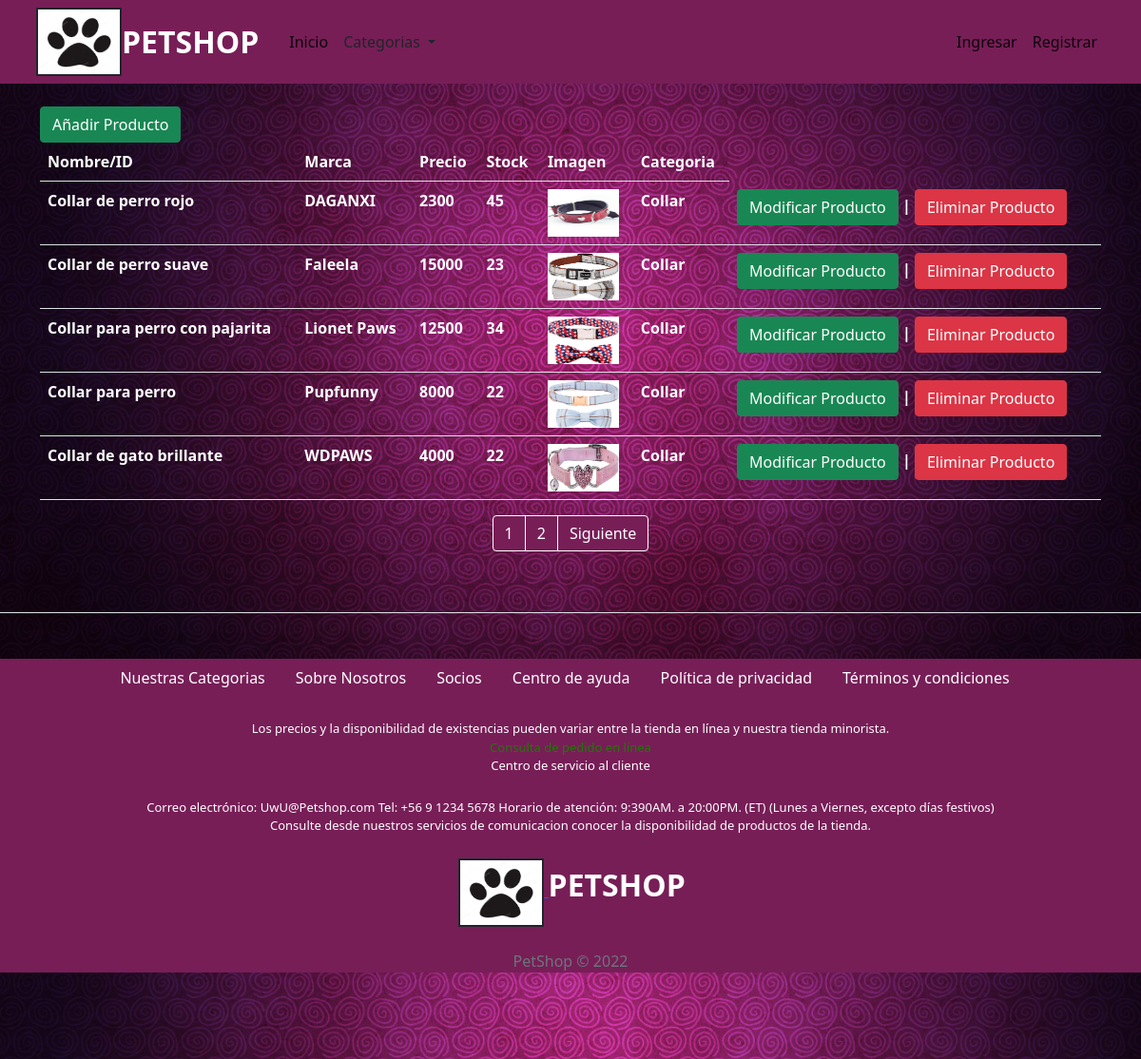
Page /Listar/ on the committed database.
### core/models.py (models this page shows, shortened)
class Producto(models.Model):
    nombre_producto=models.CharField(max_length=50, primary_key=True, verbose_name='Nombre del Producto')
    descripcion_producto=models.TextField(max_length=200, verbose_name='Descripcion del Producto')
    marca_producto=models.CharField(max_length=50, null=True ,verbose_name='Marca del Producto')
    precio_producto= models.IntegerField(verbose_name='Precio del Producto')
    stock_producto= models.IntegerField( verbose_name='Stock del Producto')
    imagen_producto=models.ImageField(upload_to='images/')
    categoria=models.ForeignKey(Categoria, on_delete=models.CASCADE)

class Categoria(models.Model):
    id_categoria=models.IntegerField(primary_key=True, verbose_name='Id de categoria')
    nombre_categoria=models.CharField(max_length=50, verbose_name='Nombre de la Categoria')
    def __str__(self):
        return self.nombre_categoria

### core/views.py (the view)
# urls.py: path('Listar/',listarproductos,name="listarproductos"),
def listarproductos(request):
    productos = Producto.objects.all()
    page=request.GET.get('page',1)
    try:
        paginator = Paginator(productos, 5)
        productos= paginator.page(page)
    except:
        raise Http404
    datosproducto = {
        'entity': productos ,
        'paginator': paginator
    }
    return render(request, 'core/lista_productos.html',datosproducto)

### core/context_processors.py (called while the page is built)
def extras(request):
	lista_categorias = Categoria.objects.all().order_by('nombre_categoria')
	return {'categorias':lista_categorias}

def importe_total_carro(request):
	total=0
	if request.user.is_authenticated:
		if "carro" in request.session:
			for key, value in request.session["carro"].items():
				total= total + int(value["precio"])
	return {"importe_total_carro":total}

### core/templates/core/lista_productos.html (shortened to what this page needs)
{% extends 'core/base.html' %}
  {% block contenido %}
{% load humanize %}
<div class="container">
  <div class="row">
    <div class="col-xl-12 col-md-6 col-2">
      <br>
      <a href="{% url 'core:registroproductos' %}" class="btn btn-success">Añadir Producto</a> |
    </div>
  </div>
  <div class="col-xl-12 col-md-6 col-12">
<table class="table table-striped table-hover table-responsive-sm">
<tr>
  <th style="color: white;">Nombre/ID </th>
  <th style="color: white;">Marca </th>
  <th style="color: white;">Precio </th>
  <th style="color: white;">Stock</th>
  <th style="color: white;">Imagen</th>
  <th style="color: white;">Categoria</th>
</tr>
  {% for ve in entity %}
  <tr>
    <th style="color: white;">{{ve.nombre_producto}}</th>
    <th style="color: white;">{{ve.marca_producto}}</th>
    <th style="color: white;">{{ve.precio_producto}}</th>
    <th style="color: white;">{{ve.stock_producto}}</th>
    <th style="color: white;">{% if ve.imagen_producto %}
             <img src="{{ ve.imagen_producto.url }}" width="75" height="50">
              {% endif %}</th>
     <th style="color: white;">{{ve.categoria}}</th>
  <th style="color: white;">
    <a href="{% url 'core:modificarproductos' ve.nombre_producto %}" class="btn btn-success">Modificar Producto</a> |
     <a href="{% url 'core:eliminarproductos' ve.nombre_producto %}"  class="btn btn-danger ">Eliminar Producto</a>
        </th>
      </tr>
       {% endfor %}
</table>
</div>
 </div>
<div>
  {% include 'core/paginator.html' %}
</div>
{% endblock %}

### core/static/core/css/index.css (style rules this page uses)
body { background: url('../img/espiro_pink.jpg') repeat; background-size: 100%; }

### rows in the picture
Producto: nombre_producto "Collar de perro rojo", marca_producto "DAGANXI", precio_producto "2300", stock_producto "45", imagen_producto (picture), categoria "Collar"
Producto: nombre_producto "Collar de perro suave", marca_producto "Faleela", precio_producto "15000", stock_producto "23", imagen_producto (picture), categoria "Collar"
Producto: nombre_producto "Collar para perro con pajarita", marca_producto "Lionet Paws", precio_producto "12500", stock_producto "34", imagen_producto (picture), categoria "Collar"
Producto: nombre_producto "Collar para perro", marca_producto "Pupfunny", precio_producto "8000", stock_producto "22", imagen_producto (picture), categoria "Collar"
Producto: nombre_producto "Collar de gato brillante", marca_producto "WDPAWS", precio_producto "4000", stock_producto "22", imagen_producto (picture), categoria "Collar"

### other values in the picture
{{ page }} "1" "2"
